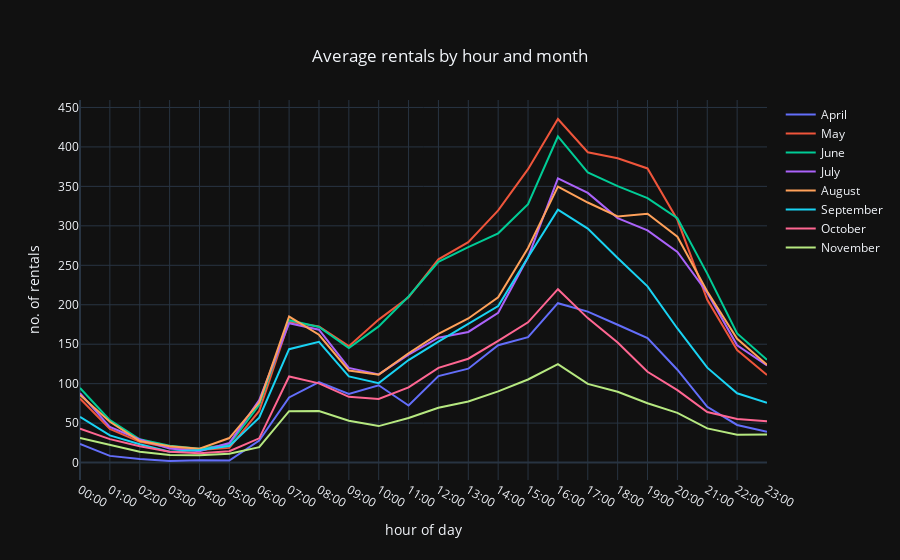

Notebook source saved alongside this figure:
### Markdown cell above
## Average rentals by hour and month <a id="hourAvgMonthPlot"></a>

### Code cell
iplot(hourAvgMonthPlot)

### Figure 1 — Plotly figure (JSON) as saved in the notebook; plotly's stock layout.template omitted (floating-point values rounded to 4 significant figures)
{"data": [{"mode": "lines", "name": "April", "type": "scatter", "x": [0, 1, 2, 3, 4, 5, 6, 7, 8, 9, 10, 11, 12, 13, 14, 15, 16, 17, 18, 19, 20, 21, 22, 23], "y": [23.5, 8.5, 4.5, 2, 3, 2.5, 28, 82.5, 102, 87, 98, 72.33, 109.7, 119, 148.7, 159, 202, 191.3, 174.7, 157.7, 117.7, 70.67, 47.67, 39]}, {"mode": "lines", "name": "May", "type": "scatter", "x": [0, 1, 2, 3, 4, 5, 6, 7, 8, 9, 10, 11, 12, 13, 14, 15, 16, 17, 18, 19, 20, 21, 22, 23], "y": [81.26, 42.58, 26.26, 18.97, 15.84, 18.61, 65.48, 178.5, 172.4, 147.5, 181.2, 209.5, 257.5, 279.4, 319.6, 371.8, 435.4, 393.2, 385.7, 372.7, 307.7, 206.3, 142.5, 111.0]}, {"mode": "lines", "name": "June", "type": "scatter", "x": [0, 1, 2, 3, 4, 5, 6, 7, 8, 9, 10, 11, 12, 13, 14, 15, 16, 17, 18, 19, 20, 21, 22, 23], "y": [94.57, 53.7, 29.57, 21.2, 17.47, 22.9, 73.1, 180.4, 171.8, 145.1, 172.6, 210.5, 254.4, 273, 290.5, 327.4, 413.2, 367.8, 350.3, 335.2, 309.6, 239.5, 163.6, 130.3]}, {"mode": "lines", "name": "July", "type": "scatter", "x": [0, 1, 2, 3, 4, 5, 6, 7, 8, 9, 10, 11, 12, 13, 14, 15, 16, 17, 18, 19, 20, 21, 22, 23], "y": [87.84, 45.03, 29.23, 17.81, 14.32, 24.74, 79.23, 176.6, 168.5, 119.9, 111.7, 136.9, 158.3, 165.5, 189.9, 260.1, 360.1, 341.7, 309.8, 294.2, 266.9, 215.3, 148.6, 123.1]}, {"mode": "lines", "name": "August", "type": "scatter", "x": [0, 1, 2, 3, 4, 5, 6, 7, 8, 9, 10, 11, 12, 13, 14, 15, 16, 17, 18, 19, 20, 21, 22, 23], "y": [85.65, 51.65, 27.39, 20.68, 17.65, 31.1, 76, 185.1, 162, 116.7, 111.4, 138.5, 163, 182.6, 209.6, 271.9, 349.8, 329.5, 311.9, 315.3, 286.2, 216.7, 156.8, 123.9]}, {"mode": "lines", "name": "September", "type": "scatter", "x": [0, 1, 2, 3, 4, 5, 6, 7, 8, 9, 10, 11, 12, 13, 14, 15, 16, 17, 18, 19, 20, 21, 22, 23], "y": [57.9, 34.4, 23.23, 13.7, 15.8, 20.87, 56.97, 143.7, 153.0, 109.2, 100.7, 129.9, 153.2, 175.4, 198.4, 260.1, 320.5, 296.5, 259.2, 223.3, 169.9, 120.3, 87.87, 75.87]}, {"mode": "lines", "name": "October", "type": "scatter", "x": [0, 1, 2, 3, 4, 5, 6, 7, 8, 9, 10, 11, 12, 13, 14, 15, 16, 17, 18, 19, 20, 21, 22, 23], "y": [43.06, 29.71, 20.65, 13.65, 11.87, 14.39, 30.71, 109.1, 100.4, 83.32, 80.61, 95.19, 120, 131.6, 154.4, 177.7, 219.7, 183.1, 152.0, 115.0, 91.84, 64.16, 55.13, 52.42]}, {"mode": "lines", "name": "November", "type": "scatter", "x": [0, 1, 2, 3, 4, 5, 6, 7, 8, 9, 10, 11, 12, 13, 14, 15, 16, 17, 18, 19, 20, 21, 22, 23], "y": [31.2, 21.97, 13.62, 9.667, 9.3, 11.3, 19.6, 65.17, 65.37, 52.97, 46.23, 56.57, 69.43, 77.47, 90.17, 105.3, 124.8, 99.7, 89.77, 75.17, 62.97, 43.37, 35.4, 35.57]}], "layout": {"title": {"text": "Average rentals by hour and month", "x": 0.5, "xanchor": "center", "y": 0.9, "yanchor": "middle"}, "xaxis": {"tickmode": "array", "ticktext": ["00:00", "01:00", "02:00", "03:00", "04:00", "05:00", "06:00", "07:00", "08:00", "09:00", "10:00", "11:00", "12:00", "13:00", "14:00", "15:00", "16:00", "17:00", "18:00", "19:00", "20:00", "21:00", "22:00", "23:00"], "tickvals": [0, 1, 2, 3, 4, 5, 6, 7, 8, 9, 10, 11, 12, 13, 14, 15, 16, 17, 18, 19, 20, 21, 22, 23], "title": {"text": "hour of day"}}, "yaxis": {"title": {"text": "no. of rentals"}}}}
